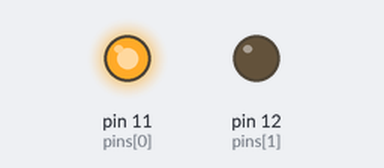
This program was run on a simulated Raspberry Pi (header pin numbers). On the bench: output pins drawn as LEDs (lit = HIGH).

Above: at 0.05 s.
At 4.0 s:
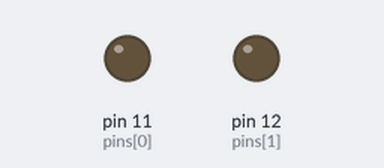
Timing chart, 0 to 10.4 s (numbered marks = the images above):
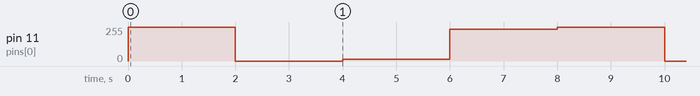

The program:

main.py
```python
#!/usr/bin/env python
import RPi.GPIO as GPIO
import time

colors = [0xFF00, 0x00FF, 0x0FF0, 0xF00F]
pins = (11, 12) #pins is a dict

GPIO.setmode(GPIO.BOARD) # Numbers GPIOs by physical location
GPIO.setwarnings(False)
GPIO.setup(pins, GPIO.OUT) # set pin's  mode is out
GPIO.output(pins, GPIO.LOW) # set pins to LOW(0 Volt) to off led

p_R = GPIO.PWM(pins[0], 2000) # set frequence to 2KHz
#p_G = GPIO.PWM(pins[1], 2000)

p_R.start(0) # initial duty Cycle = 0(led off)
#p_G.start(0)

def map(x, in_min, in_max, out_min, out_max):
    return (x-in_min)/(in_max-in_min)*(out_max-out_min) + out_min

def setColor(col): # for example: col = 0x1122
    R_val = col >> 8
    G_val = col & 0x00FF

    R_val = map(R_val, 0, 255, 0, 100)
    G_val = map(R_val, 0, 255, 0, 100)

    p_R.ChangeDutyCycle(R_val) #change duty cycle
#    p_G.ChangeDutyCycle(R_val) #change duty cycle

def loop():
    while True:
        for col in colors:
            setColor(col)
            time.sleep(2)

def destroy():
    p_R.stop()
#    p_G.stop()
    GPIO.output(pins, GPIO.LOW) #Turn off all leds
    GPIO.cleanup()

if __name__=="__main__":
    try:
        loop()
    except KeyboardInterrupt:
        destroy()
```

Measured:
- by itself, pin 11 (pins[0]): repeats every 8.0 s: 0/255 2.0 s, 15/255 2.0 s, 240/255 2.0 s, 255/255 2.0 s
